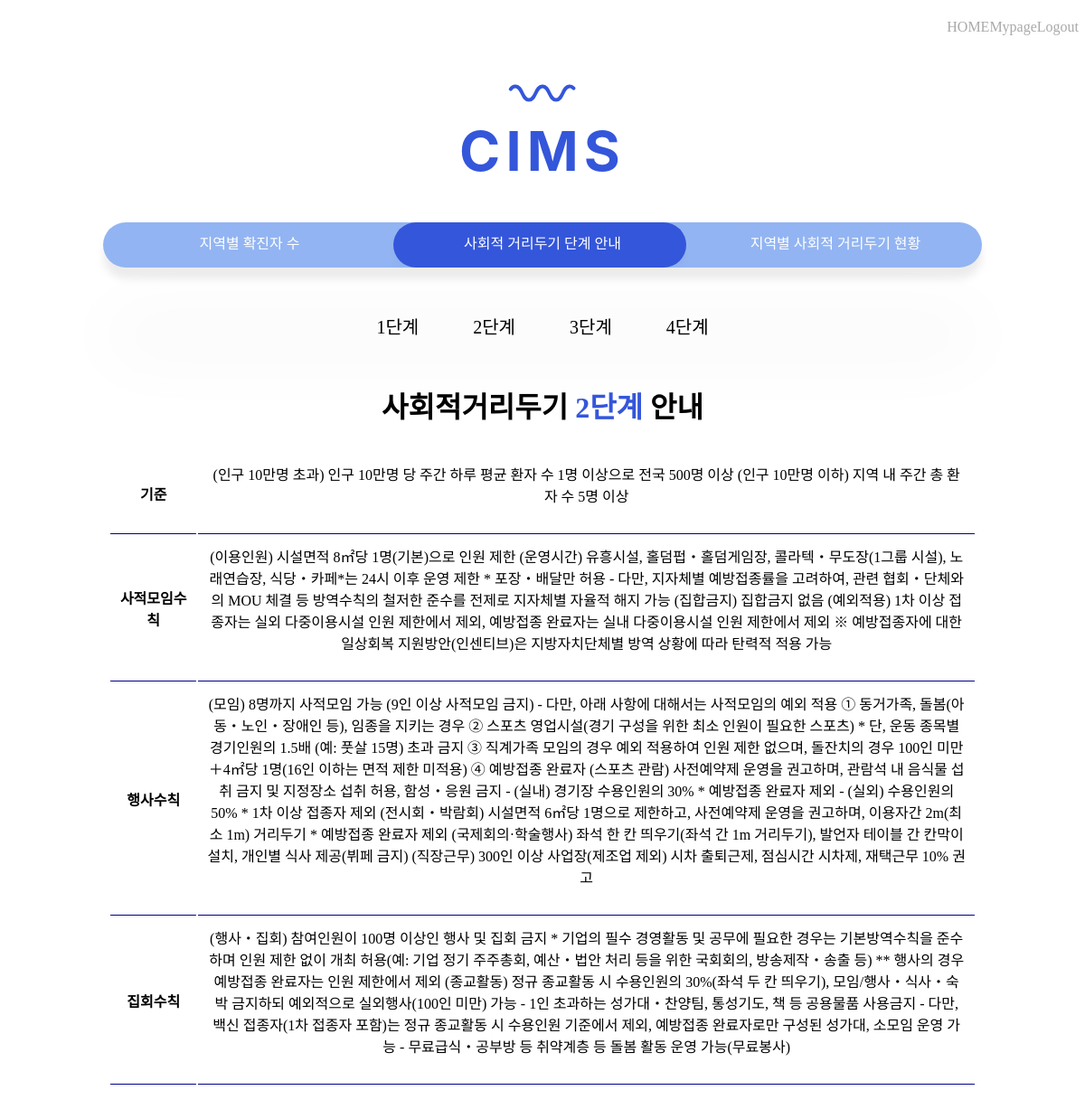
The page /stageInfo/level2 on the database its author committed.
### socialDistance/models.py (models this page shows, shortened)
class SocialDistanceLevel(models.Model):
    level = models.CharField(max_length=1000)
    criterion = models.CharField(max_length=1000)
    privateMeetingRule = models.CharField(max_length=1000)
    festivalRule = models.CharField(max_length=1000)
    rallyRule = models.CharField(max_length=1000)

### socialDistance/views.py (the view)
# urls.py: path('stageInfo/level2', socialDistance.views.level2),
def level2(req):
    level2 = SocialDistanceLevel.objects
    return render(req, "level2.html", {'level2': level2})

### socialDistance/templates/level2.html (shortened to what this page needs)
<!DOCTYPE html>
<html lang="en">
<head>
    {% load static %}
    <link rel="stylesheet" href="https://cdnjs.cloudflare.com/ajax/libs/font-awesome/5.12.1/css/all.min.css">
    <link rel="stylesheet" href="{% static 'css/stageInfo.css' %}">
</head>
<body>
    <div class ="header">
        <ul>
            <a href="/startpage" style="text-decoration:none" ><li class="headr-menu">HOME</li></ㅁ>
            <a href="/mypage" style="text-decoration:none" ><li class="headr-menu">Mypage</li></a>
            <a href="/" style="text-decoration:none" ><li class="headr-menu">Logout</li></a>
        </ul>
    </div>
    <div class="hero" style="max-height: 700px; padding-top: 10px; padding-bottom: 40px; margin: 0px auto; text-align: center;" >
        <svg width="80" height="60" viewBox="5 0 80 60">
            <path class="wave" fill="none" stroke="#3456DA" stroke-width="4" stroke-linecap="round" d="M 0 37.5 c 7.684299348848887 0 7.172012725592294 -15 15 -15 s 7.172012725592294 15 15 15 s 7.172012725592294 -15 15 -15 s 7.172012725592294 15 15 15 s 7.172012725592294 -15 15 -15 s 7.172012725592294 15 15 15 s 7.172012725592294 -15 15 -15 s 7.172012725592294 15 15 15 s 7.172012725592294 -15 15 -15 s 7.172012725592294 15 15 15 s 7.172012725592294 -15 15 -15 s 7.172012725592294 15 15 15 s 7.172012725592294 -15 15 -15 s 7.172012725592294 15 15 15 s 7.172012725592294 -15 15 -15" $=1$=010.0" />
        </svg>
        <h4 class="animation-title bigTitle">CIMS</h4>
    </div>
    <div id="app">
        <ul class="menu-container">
            <a href="/localCoronic" style="text-decoration:none" ><li class="menu">지역별 확진자 수</li></a>
            <a href="/stageInfo" style="text-decoration:none" ><li class="menu">사회적 거리두기 단계 안내</li></a>
            <a href="/currentStage" style="text-decoration:none" ><li class="menu">지역별 사회적 거리두기 현황</li></a>
            <div class="focus-el el--1"></div>
        </ul>
    </div>
    <div class = "content">
        <ul class = "stage-menu">
            <li><a href="level1" style="text-decoration:none">1단계</a></li>
            <li><a href="level2" style="text-decoration:none">2단계</a></li>
            <li><a href="level3" style="text-decoration:none">3단계</a></li>
            <li><a href="level4" style="text-decoration:none">4단계</a></li>
        </ul>
        <div class="info">
            <h1 class="semi-title" style="color: black;">사회적거리두기 <span style="color: #3456DA;">2단계</span>  안내</h1>
            <div class="levelMatrix">
                <table>
                    <tr>
                        <th>기준</th>
                        <td>
                            <ul>
                                {% for level2 in level2.all %}
                                {% if level2.level == '2' %}
                                    <p>{{ level2.criterion }}</p>
                                {% endif %}
                                {% endfor %}
                            </ul>
                        </td>
                    </tr>
                    <tr>
                        <th>사적모임수칙</th>
                        <td>
                            <ul>
                                {% for level2 in level2.all %}
                                {% if level2.level == '2' %}
                                    <p>{{ level2.privateMeetingRule }}</p>
                                {% endif %}
                                {% endfor %}
                            </ul>
                        </td>
                    </tr>
                    <tr>
                        <th>행사수칙</th>
                        <td>
                            <ul>
                                {% for level2 in level2.all %}
                                {% if level2.level == '2' %}
                                    <p>{{ level2.festivalRule }}</p>
                                {% endif %}
                                {% endfor %}
                            </ul>
                        </td>
                    </tr>
                    <tr>
                        <th>집회수칙</th>
                        <td>
                            <ul>
                                {% for level2 in level2.all %}
                                {% if level2.level == '2' %}
                                    <p>{{ level2.rallyRule }}</p>
                                {% endif %}
                                {% endfor %}
                            </ul>
                        </td>
                    </tr>
                </table>
            </div>
        </div>
    </div>
</body>
</html>

### cimsWeb/static/css/stageInfo.css (style rules this page uses)
* { -webkit-box-sizing: border-box; box-sizing: border-box; margin: 0; padding: 0; }
body { margin: 0; width: 100%; height: 100vh; display: -webkit-box; display: -ms-flexbox; display: flex; -webkit-box-orient: vertical; -webkit-box-direction: normal; -ms-flex-direction: column; flex-direction: column; -webkit-box-pack: center; -ms-flex-pack: center; justify-content: center; -webkit-box-align: center; -ms-flex-align: center; align-items: center; background: #fff; overflow: scroll; }
.header { padding-left: 130vh; padding-right: 20vh; width: 100%; height: 10vh; margin: 0; display: -ms-grid; display: grid; place-items: center; }
.header ul { position: relative; width: 90%; height: 40px; display: -ms-grid; display: grid; -ms-grid-columns: (1fr)[3]; grid-template-columns: repeat(3, 1fr); }
.header ul li { list-style: none; margin-top: 10px; display: -ms-grid; display: grid; place-items: center; font-family: "IBMPlexSansKR-Regular"; color: darkgray; cursor: pointer; }
.animation-title { margin: 0 0 0.5rem 0; line-height: 1; letter-spacing: 0.1em; font-family: -apple-system, 'avenir next', avenir, roboto, noto, 'helvetica neue', helvetica, ubuntu, 'franklin gothic medium', 'century gothic', sans-serif; }
.bigTitle { color: #3456DA; font-size: 3.82rem; font-weight: 700; }
#app { width: 90%; display: -ms-grid; display: grid; place-items: center; }
#app ul { position: relative; width: 90%; height: 50px; display: -ms-grid; display: grid; -ms-grid-columns: (1fr)[3]; grid-template-columns: repeat(3, 1fr); border-radius: 35px; background: rgba(100, 149, 237, 0.7); -webkit-box-shadow: 0 12.5px 10px rgba(0, 0, 0, 0.08), 0 100px 80px rgba(0, 0, 0, 0.03); box-shadow: 0 12.5px 10px rgba(0, 0, 0, 0.08), 0 100px 80px rgba(0, 0, 0, 0.03); overflow: hidden; }
#app ul li { list-style: none; display: -ms-grid; display: grid; place-items: center; font-family: "IBMPlexSansKR-Regular"; color: #fff; z-index: 10; position: relative; cursor: pointer; margin-top: 10px; }
#app ul .focus-el { position: absolute; left: 33%; top: 0; width: calc(100% / 3); height: 100%; border-radius: 35px; background: #3456DA; -webkit-box-shadow: 0 12.5px 10px rgba(0, 0, 0, 0.015), 0 100px 80px rgba(0, 0, 0, 0.03); box-shadow: 0 12.5px 10px rgba(0, 0, 0, 0.015), 0 100px 80px rgba(0, 0, 0, 0.03); }
.content { width: 100%; height: 80vh; }
.content .stage-menu { font-family: 'IBMPlexSansKR-Regular'; font-size: 20px; display: -webkit-box; display: -ms-flexbox; display: flex; list-style: none; text-decoration: none; -webkit-box-orient: horizontal; -webkit-box-direction: normal; -ms-flex-direction: row; flex-direction: row; -webkit-box-pack: center; -ms-flex-pack: center; justify-content: center; margin: 50px; }
.content .stage-menu a { margin: 30px; color: black; }
.content .info { width: 80%; font-family: 'IBMPlexSansKR-Regular'; text-align: center; display: -webkit-box; display: -ms-flexbox; display: flex; -webkit-box-pack: center; -ms-flex-pack: center; justify-content: center; -webkit-box-orient: vertical; -webkit-box-direction: normal; -ms-flex-direction: column; flex-direction: column; -webkit-box-align: center; -ms-flex-align: center; align-items: center; position: absolute; left: 50%; -webkit-transform: translateX(-50%); transform: translateX(-50%); }
.content .info .semi-title { margin-bottom: 3%; }
.content .info .levelMatrix { text-align: center; padding-bottom: 10%; }
.content .info .levelMatrix ul { padding-bottom: 20px; }
.content .info .levelMatrix th { width: 10%; }
.content .info .levelMatrix th, .content .info .levelMatrix td { border-bottom: 1px solid #00008b; padding: 10px; }

### rows shown on the page
SocialDistanceLevel: criterion "(인구 10만명 초과) 인구 10만명 당 주간 하루 평균 환자 수 1명 이상으로 전국 500명 이상 (인구 10만명 이하) 지역 내 주간 총 환자 수 5명 이상", privateMeetingRule "(이용인원) 시설면적 8㎡당 1명(기본)으로 인원 제한 (운영시간) 유흥시설, 홀덤펍‧홀덤게임장, 콜라텍‧무도장(1그룹 시설), 노래연습장, 식당‧카페*는 24시 이후 운영 제한 * 포장‧배달만 허용 - 다만, 지자체별 예방접종률을 고려하여, 관련 협회‧단체와의 MOU 체결 등 방역수칙의 철저한 준수를 전제로 지자체별 자율적 해지 가능 (집합금지) 집합금지 없음 (예외적용) 1차 이상 접종자는 실외 다중이용시설 인원 제한에서 제외, 예방접종 완료자는 실내 다중이용시설 인원 제한에서 제외 ※ 예방접종자에 대한 일상회복 지원방안(인센티브)은 지방자치단체별 방역 상황에 따라 탄력적 적용 가능", festivalRule "(모임) 8명까지 사적모임 가능 (9인 이상 사적모임 금지) - 다만, 아래 사항에 대해서는 사적모임의 예외 적용 ① 동거가족, 돌봄(아동‧노인‧장애인 등), 임종을 지키는 경우 ② 스포츠 영업시설(경기 구성을 위한 최소 인원이 필요한 스포츠) * 단, 운동 종목별 경기인원의 1.5배 (예: 풋살 15명) 초과 금지 ③ 직계가족 모임의 경우 예외 적용하여 인원 제한 없으며, 돌잔치의 경우 100인 미만＋4㎡당 1명(16인 이하는 면적 제한 미적용) ④ 예방접종 완료자 (스포츠 관람) 사전예약제 운영을 권고하며, 관람석 내 음식물 섭취 금지 및 지정장소 섭취 허용, 함성‧응원 금지 - (실내) 경기장 수용인원의 30% * 예방접종 완료자 제외 - (실외) 수용인원의 50% * 1차 이상 접종자 제외 (전시회‧박람회) 시설면적 6㎡당 1명으로 제한하고, 사전예약제 운영을 권고하며, 이용자간 2m(최소 1m) 거리두기 * 예방접종 완료자 제외 (국제회의·학술행사) 좌석 한 칸 띄우기(좌석 간 1m 거리두기), 발언자 테이블 간 칸막이 설치, 개인별 식사 제공(뷔페 금지) (직장근무) 300인 이상 사업장(제조업 제외) 시차 출퇴근제, 점심시간 시차제, 재택근무 10% 권고", rallyRule "(행사‧집회) 참여인원이 100명 이상인 행사 및 집회 금지 * 기업의 필수 경영활동 및 공무에 필요한 경우는 기본방역수칙을 준수하며 인원 제한 없이 개최 허용(예: 기업 정기 주주총회, 예산‧법안 처리 등을 위한 국회회의, 방송제작‧송출 등) ** 행사의 경우 예방접종 완료자는 인원 제한에서 제외 (종교활동) 정규 종교활동 시 수용인원의 30%(좌석 두 칸 띄우기), 모임/행사‧식사‧숙박 금지하되 예외적으로 실외행사(100인 미만) 가능 - 1인 초과하는 성가대‧찬양팀, 통성기도, 책 등 공용물품 사용금지 - 다만, 백신 접종자(1차 접종자 포함)는 정규 종교활동 시 수용인원 기준에서 제외, 예방접종 완료자로만 구성된 성가대, 소모임 운영 가능 - 무료급식‧공부방 등 취약계층 등 돌봄 활동 운영 가능(무료봉사)"
